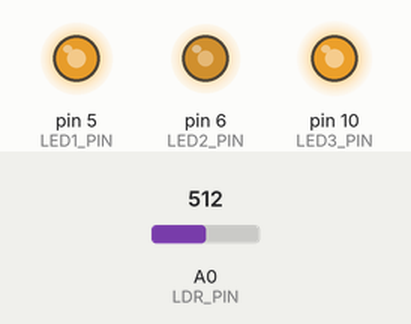
Recording of a sketch running on a simulated Arduino Uno, built with avr-gcc and run on an emulated ATmega328P. Shown: output pins drawn as LEDs (lit = HIGH). The inputs (shaded band) are chosen by the test bench; at power-on: A0 (LDR_PIN) = 512. Random numbers use the default seed unless the sketch sets one.

Above: at 1.28 s.
1.3 s: A0 (LDR_PIN) set to 645
At 2.89 s:
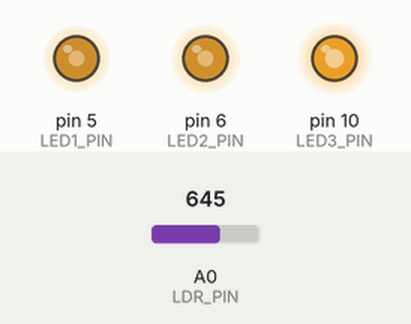
4.3 s: A0 (LDR_PIN) set to 670
At 4.6 s:
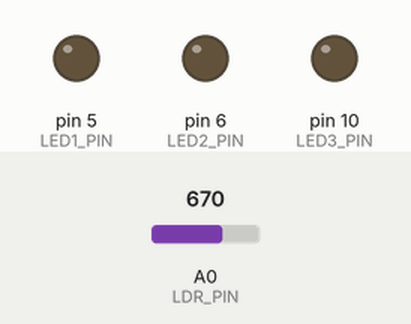
Timing chart, 0 to 7.3 s (numbered marks = the images above; inputs shaded):
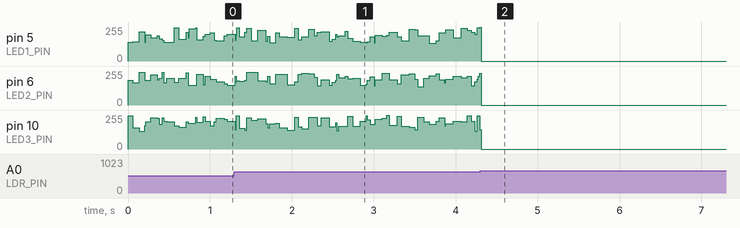

Measured:
- the behaviour switches between 661 and 662 on A0 (LDR_PIN) (found by bisection; images 1 and 2)

The sketch:

candle.ino
```cpp
#define LDR_PIN 0
#define LED1_PIN 5
#define LED2_PIN 6
#define LED3_PIN 10

byte value = 0;

void setup() {
  pinMode(LDR_PIN, INPUT);

  pinMode(LED1_PIN, OUTPUT);
  pinMode(LED2_PIN, OUTPUT);
  pinMode(LED3_PIN, OUTPUT);

  Serial.begin(9600);
  while (!Serial) {
    ; // wait for serial port to connect. Needed for native USB port only
  }
}

void loop() {
  value = analogRead(LDR_PIN);

  //writeValueToSerial(value); // for debugging :)

  if (value < 150) {
    analogWrite(LED1_PIN, random(120)+135);
    analogWrite(LED2_PIN, random(120)+135);
    analogWrite(LED3_PIN, random(120)+135);
  } else {
    analogWrite(LED1_PIN, 0);
    analogWrite(LED2_PIN, 0);
    analogWrite(LED3_PIN, 0);
  }

  delay(random(100));
}

void writeValueToSerial(int value) {
  String text = String(value);
  for(int i = 0; i < text.length(); i++)
    Serial.write(text[i]);
  Serial.write(13);
  Serial.write(10);
}
```
